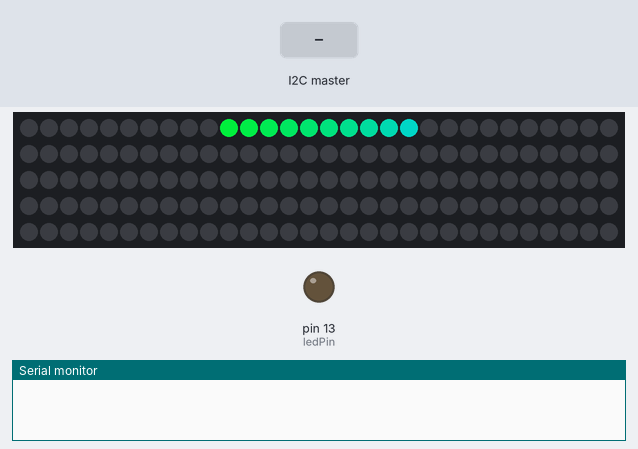
The sketch below on a simulated Arduino Uno, built with avr-gcc and run on an emulated ATmega328P. Parts: 150 RGB LEDs in strip order, left to right, continuing on the next row, output pins drawn as LEDs (lit = HIGH), the last lines printed to the serial monitor. The inputs (shaded band) are chosen by the test bench. Dim RGB values are drawn brighter than linear; colours are those a GRB WS2812 strip shows for the declared byte order; random numbers use the default seed unless the sketch sets one.

Above: at 1.2 s.
1.3 s: the I2C master sends the byte 1
At 2.4 s:
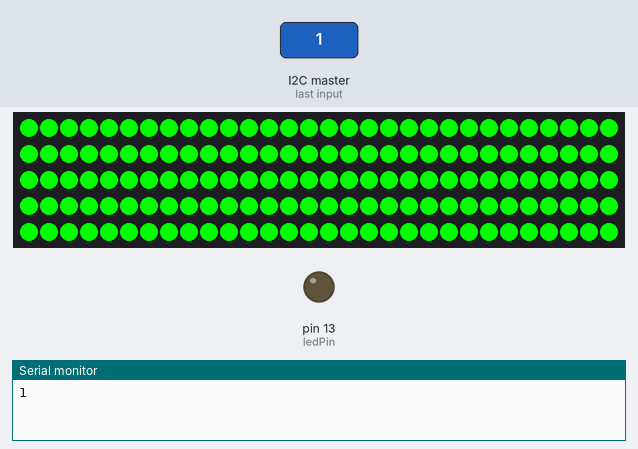
2.8 s: the I2C master sends the byte 90
At 3.8 s:
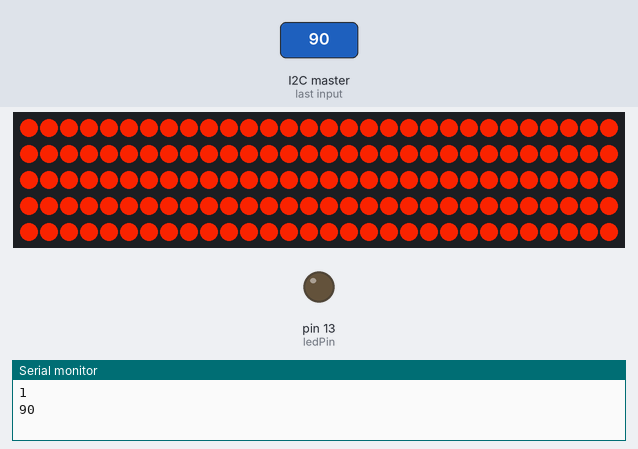
4.3 s: the I2C master sends the byte 200
At 5.2 s:
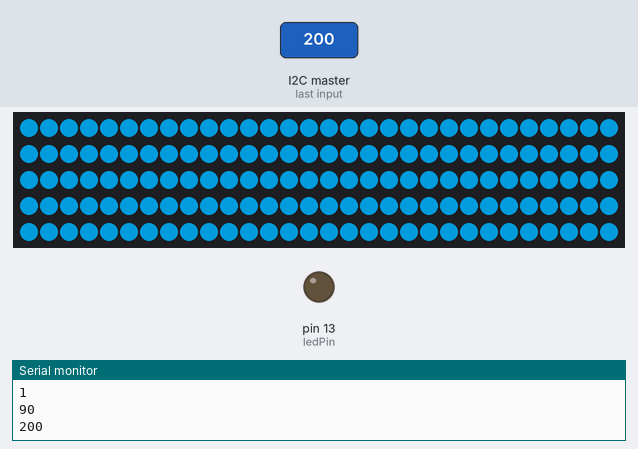
5.8 s: the I2C master sends the byte 0
At 5.98 s:
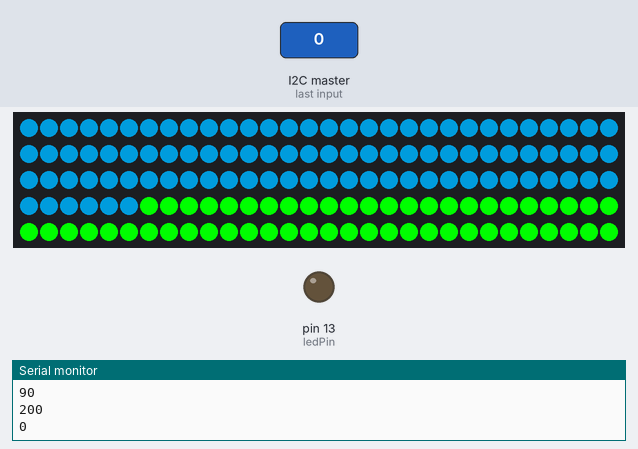
Timing chart, 0 to 8.3 s (numbered marks = the images above; inputs shaded):
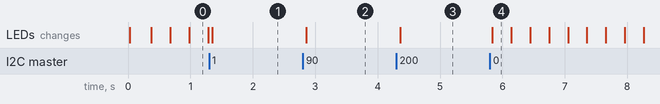

The sketch:

room-led-controller.ino
```cpp
#include <FastLED.h>
#include <Wire.h>

#define NUM_LEDS 150
#define PIN 3
#define LEN 8

// twinkle vars
#define DECREMENT_BY 4
#define INC_BY 150
#define HUE_MIN 205
#define HUE_MAX 220
int randomNumber;

CRGB leds[NUM_LEDS];
int brightness[NUM_LEDS];
int hue[NUM_LEDS];
boolean on = false;
int inc = 0;
int hueInc = 0;

int ledPin = 13;                // choose the pin for the LED
int inputPin = 12;               // choose the input pin (for PIR sensor)
int pirState = LOW;             // we start, assuming no motion detected
int val = 0;
int timeLeft = 0;
//static_assert(LOW == 0, "Expecting LOW to be 0");
int wirelessInput = 0;

void receiveEvent(int howMany) {
  while (Wire.available()) { // loop through all but the last
    wirelessInput = Wire.read(); // receive byte as a character
    Serial.println(wirelessInput);
  }
}

void setup() {
  Wire.begin(0x8);                // join i2c bus with address #8
  Wire.onReceive(receiveEvent);
  LEDS.addLeds<WS2812, PIN, RGB>(leds, NUM_LEDS);
  LEDS.setBrightness(255);
  pinMode(inputPin, INPUT);     // declare sensor as input
  Serial.begin(9600);
  pinMode(ledPin, OUTPUT);
  digitalWrite(ledPin, LOW); // turn it off
}

void loop() {

  if (wirelessInput == 0) {
    runway();
  }
  else if (wirelessInput < 255) {
    solid();
  } else {
    decrementBrightness();
    incrementRandom();
  }

  delay(25);
  FastLED.show();
}

void runway() {
  timeLeft--;
  if (inc > LEN) {
    on = !on;
    inc = 0;
    hueInc = 210; // 97 for red
  } else {
    inc++;
    hueInc += 3;
  }

  for (int a = NUM_LEDS - 1; a > 0; a--) {
    hue[a] = hue[a - 1];

    if (brightness[a - 1] == 255) {
      brightness[a] = 255;
    }
    else {
      brightness[a] = 0;
    }

  }

  if (on) {
    brightness[0] = 255;
    hue[0] = hueInc;
  }
  else {
    brightness[0] = 0;
  }

  // fill leds with determined pattern
  for (int x = 0; x < NUM_LEDS; x++) {
    leds[x] = CHSV(hue[x], 255, brightness[x]);
  }
}

void solid() {
  for (int x = 0; x < NUM_LEDS; x++) {
    leds[x] = CHSV(wirelessInput, 255, 255);
  }
}

void clearLeds() {
  for (int x = 0; x < NUM_LEDS; x++) {
    brightness[x] = 0;
    leds[x] = CHSV(0, 0, 0);
    hue[x] = 0;
  }
}

void decrementBrightness() {
  for (int x = 0; x < NUM_LEDS; x++) {
    if (brightness[x]) {
      if (brightness[x] - DECREMENT_BY < 0) {
        brightness[x] = 0;
        leds[x] = CHSV(0, 0, 0);
      } else {
        brightness[x] -= DECREMENT_BY;
        leds[x] = CHSV(hue[x], 255, brightness[x]);
      }
    }
  }
}

void incrementRandom() {
  randomNumber = random(0, NUM_LEDS - 1);
  brightness[randomNumber] += INC_BY;
  hue[randomNumber] = random(HUE_MIN, HUE_MAX);
  if (brightness[randomNumber] > 255) {
    brightness[randomNumber] = 255;
  }
  leds[randomNumber] = CHSV(hue[randomNumber], 255, brightness[randomNumber]);
}
```

Measured:
- after the input at 2.8 s, the LEDs: change after 0.06 s (image 2)
- after the input at 4.3 s, the LEDs: change after 0.06 s (image 3)
- after the input at 5.8 s, the LEDs: change at once (image 4)
